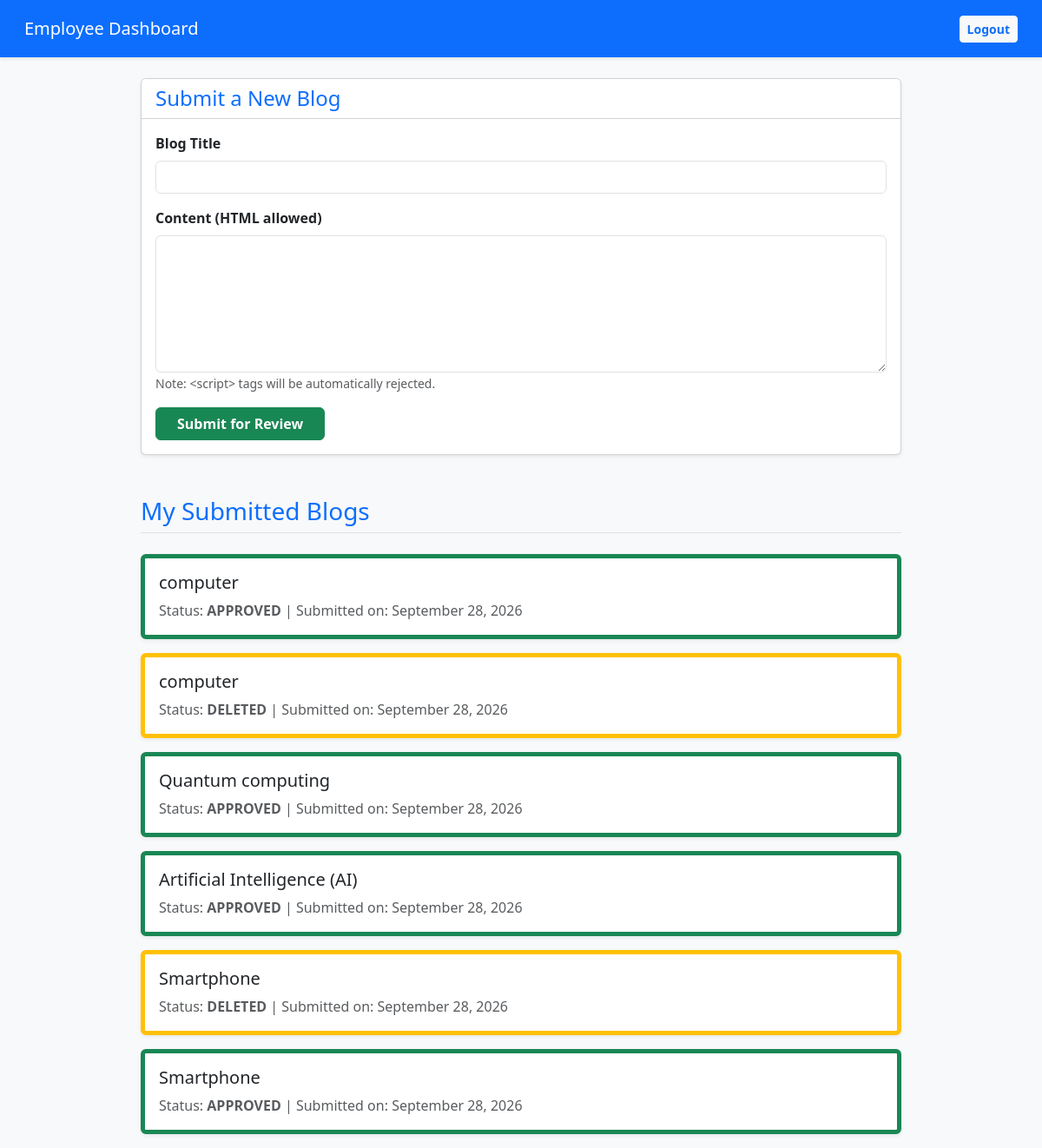
Page /employee.php (signed in) on the committed database.
### tables this page shows
CREATE TABLE `blogs` (
  `blog_id` varchar(20) NOT NULL,
  `title` varchar(255) NOT NULL,
  `content` text NOT NULL,
  `image_path` varchar(255) DEFAULT NULL,
  `video_path` varchar(255) DEFAULT NULL,
  `author_id` int(11) DEFAULT NULL,
  `status` enum('under_review','approved','archived','deleted') DEFAULT 'under_review',
  `created_at` timestamp NOT NULL DEFAULT current_timestamp()
);

### employee.php (the view, shortened to what this page needs)
<?php
require 'db.php';
$stmt = $pdo->prepare("SELECT * FROM blogs WHERE author_id = ? ORDER BY created_at DESC");
$stmt->execute([$_SESSION['user_id']]);
$my_blogs = $stmt->fetchAll();
?>
<!DOCTYPE html>
<html>
<head>
    <link href="https://cdn.jsdelivr.net/npm/bootstrap@5.3.0/dist/css/bootstrap.min.css" rel="stylesheet">
</head>
<body>
    <nav class="navbar navbar-dark bg-primary shadow-sm p-3 mb-4">
        <div class="container-fluid">
            <span class="navbar-brand mb-0 h1">Employee Dashboard</span>
            <a href="logout.php" class="btn btn-light btn-sm fw-bold text-primary">Logout</a>
        </div>
    </nav>
    <div class="container" style="max-width: 900px;">
        <div class="card mb-5 shadow-sm">
            <div class="card-header bg-white">
                <h4 class="mb-0 text-primary">Submit a New Blog</h4>
            </div>
            <div class="card-body">
                <form method="POST" action="employee.php">
                    <div class="mb-3">
                        <label class="form-label fw-bold">Blog Title</label>
                        <input type="text" class="form-control" name="title" required>
                    </div>
                    <div class="mb-3">
                        <label class="form-label fw-bold">Content (HTML allowed)</label>
                        <textarea class="form-control" name="content" rows="6" required></textarea>
                        <small class="text-muted">Note: &lt;script&gt; tags will be automatically rejected.</small>
                    </div>
                    <button type="submit" name="action" value="create" class="btn btn-success fw-bold px-4">Submit for Review</button>
                </form>
            </div>
        </div>
        <h3 class="mb-4 text-primary border-bottom pb-2">My Submitted Blogs</h3>
        <?php if (count($my_blogs) == 0): ?>
            <p class="text-muted">You haven't submitted any blogs yet.</p>
        <?php else: ?>
            <?php foreach ($my_blogs as $blog): ?>
                <?php if ($blog['status'] === 'rejected'): ?>
                    <div class="card mb-4 border-danger shadow-sm border-2">
                        <div class="card-body p-4">
                            <h4 class="card-title text-danger fw-bold mb-3">⚠️ Status: Rejected - Needs Editing</h4>
                            <h5 class="text-dark">Title: <?= htmlspecialchars($blog['title']) ?></h5>
                            <div class="alert alert-danger mt-3 mb-4">
                                <strong>Admin Feedback:</strong> <?= htmlspecialchars($blog['rejection_reason']) ?>
                            </div>
                            <form method="POST" action="employee.php">
                                <input type="hidden" name="blog_id" value="<?= $blog['blog_id'] ?>">
                                <div class="mb-3">
                                    <label class="form-label fw-bold">Edit your content:</label>
                                    <textarea class="form-control" name="content" rows="8" required><?= htmlspecialchars($blog['content']) ?></textarea>
                                </div>
                                <button type="submit" name="action" value="resubmit" class="btn btn-primary fw-bold px-4">Save & Resubmit</button>
                            </form>
                        </div>
                    </div>
                <?php else: ?>
                    <div class="card mb-3 shadow-sm border-start border-5 <?= $blog['status'] === 'approved' ? 'border-success' : 'border-warning' ?>">
                        <div class="card-body">
                            <h5 class="card-title text-dark"><?= htmlspecialchars($blog['title']) ?></h5>
                            <p class="text-muted mb-0">
                                Status: <strong><?= strtoupper($blog['status']) ?></strong> |
                                Submitted on: <?= date("F j, Y", strtotime($blog['created_at'])) ?>
                            </p>
                        </div>
                    </div>
                <?php endif; ?>
            <?php endforeach; ?>
        <?php endif; ?>
    </div>
</body>
</html>

### employee.php (style rules this page uses)
body { background-color: #f8f9fa; }

### rows in the picture
blogs: title "computer", status "APPROVED", created_at "September 28, 2026"
blogs: title "computer", status "DELETED", created_at "September 28, 2026"
blogs: title "Quantum computing", status "APPROVED", created_at "September 28, 2026"
blogs: title "Artificial Intelligence (AI)", status "APPROVED", created_at "September 28, 2026"
blogs: title "Smartphone", status "DELETED", created_at "September 28, 2026"
blogs: title "Smartphone", status "APPROVED", created_at "September 28, 2026"
